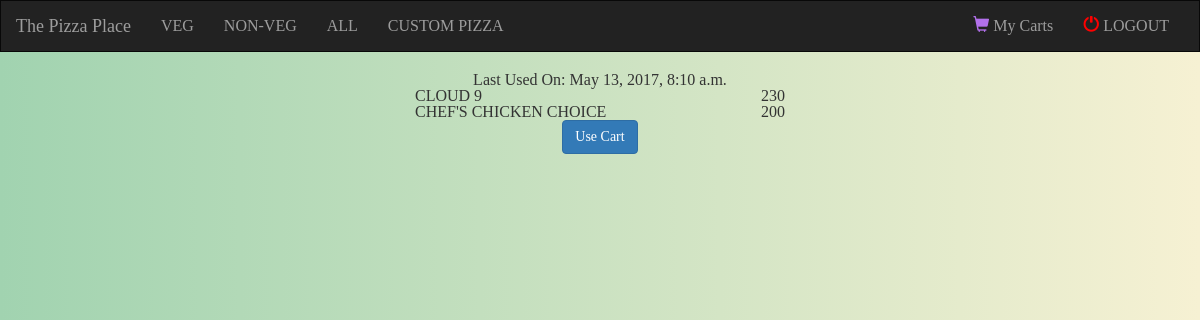
/ordersite/orderhistory/ (signed in), run on the app's committed database.
### ordersite/models.py (models this page shows, shortened)
class Cart(models.Model):
    customer = models.ForeignKey(Customer)
    pizzas = models.ManyToManyField(Pizza, blank=True)
    last_modified = models.DateTimeField(auto_now=True)

class Pizza(models.Model):
    name = models.CharField(max_length=50,blank=False)
    cost = models.IntegerField(blank=True, default=0)
    toppings = models.ManyToManyField(Topping, blank=True)
    vegetarian = models.BooleanField(blank=True, default=True)
    custom = models.BooleanField(default=True)
    customer = models.ForeignKey(Customer, null=True)

### ordersite/views.py (the view)
class Orderhistory(View):
    def get(self, request, *args, **kwargs):
        customer = Customer.objects.get(username=request.user.username)
        carts = customer.get_carts()
        context = {"carts": carts}
        return render(request, 'ordersite/Orderhistory.html', context=context)

### ordersite/models.py (called while the page is built)
    def get_carts(self):
        return self.cart_set.all()

### ordersite/templates/ordersite/Orderhistory.html
{% extends 'ordersite/base.html' %}
{% load static %}
{% block customcss %}
    <link type="text/css" rel="stylesheet" href="{% static 'css/basic.css' %}"/>
{% endblock customcss %}
{% block con %}
<div class="container-fluid">
{% for cart in carts %}
    <div class="row">
        <div class="col-xs-4 col-xs-offset-4">
         <p class="text-center">Last Used On:  {{cart.last_modified}}</p>
             <ul style="list-style: none">
            {% for pizza in cart.pizzas.all %}
             <li>
                 {{pizza.name}}
                <span class="pull-right">{{pizza.cost}}</span>
            </li>
             {% endfor %}
            </ul>
            <button type="button" class="btn btn-primary center-block">Use Cart</button>
        </div>
    </div>
{% endfor %}
</div>
{% endblock con %}

### static/css/basic.css (style rules this page uses)
html, body, div, span, applet, object, iframe, h1, h2, h3, h4, h5, h6, p, blockquote, pre, a, abbr, acronym, address, big, cite, code, del, dfn, em, img, ins, kbd, q, s, samp, small, strike, strong, sub, sup, tt, var, b, u, i, center, dl, dt, dd, ol, ul, li, fieldset, form, label, legend, table, caption, tbody, tfoot, thead, tr, th, td, article, aside, canvas, details, embed, figure, figcaption, footer, header, menu, nav, output, ruby, section, summary, time, mark, audio, video { margin: 0; padding: 0; border: 0; font-size: 100%; font: inherit; vertical-align: baseline; }
body { line-height: 1; }
ol, ul { list-style: none; }
body { width: 100%; background: linear-gradient(to right, #a1d3b0, #f6f1d3); }
.row { display: -webkit-box; display: -webkit-flex; display: -ms-flexbox; display: flex; flex-wrap: wrap; }
.row > [class*='col-'] { display: flex; flex-direction: column; }

### data on the page
Cart: last_modified "May 13, 2017, 8:10 a.m."
Pizza: name "CLOUD 9", cost "230"
Pizza: name "CHEF'S CHICKEN CHOICE", cost "200"
